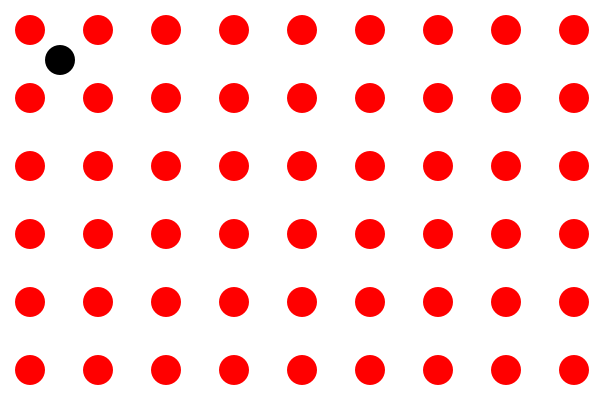
Frame 1 (no input)
Frame 60 (the mouse pressed at the canvas centre just before this capture): identical to frame 1, image omitted
Frame 120 (the mouse held since frame 60 and released just before this capture): identical to frame 1, image omitted

The Processing sketch that drew this single still picture (run headless with seeded random() and noise(); from frame 60 on, the mouse is pressed at the canvas centre):

// Processing sketch: ExIraira2
// ── ExIraira2.pde
PVector player = new PVector(60,60);
PVector speed = new PVector(0,0);
int s = 30;
int wc = 54;
PVector[] wall = new PVector[wc];

void setup(){
  size(600, 400);
  for (int i=0; i<wc; i++) {
    wall[i] = new PVector(s+(s*2+8)*(i%9), s+(s*2+8)*(i/9));
  }
}

void draw(){
  background(255);
  noStroke();
  for (int i=0; i<wc; i++) {
    fill(255, 0, 0);
    ellipse(wall[i].x, wall[i].y, s, s);
  }
  fill(0);
  ellipse(player.x, player.y, s, s);

  if (keyPressed) {
    if (keyCode == UP) {
        speed.y -= 0.1;
    }
    if (keyCode == DOWN) {
        speed.y += 0.1;
    }
    if (keyCode == LEFT) {
        speed.x -= 0.1;
    }
    if (keyCode == RIGHT) {
        speed.x += 0.1;
    }
  }

  speed.x *= 0.98;
  speed.y *= 0.98;
  player.x += speed.x;
  player.y += speed.y;
}
